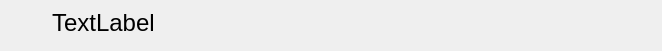
<?xml version="1.0" encoding="UTF-8"?>
<ui version="4.0">
 <class>ListItem</class>
 <widget class="QWidget" name="ListItem">
  <property name="geometry">
   <rect>
    <x>0</x>
    <y>0</y>
    <width>662</width>
    <height>51</height>
   </rect>
  </property>
  <property name="windowTitle">
   <string>Form</string>
  </property>
  <widget class="QLabel" name="icon">
   <property name="geometry">
    <rect>
     <x>0</x>
     <y>0</y>
     <width>51</width>
     <height>51</height>
    </rect>
   </property>
   <property name="text">
    <string/>
   </property>
  </widget>
  <widget class="QLabel" name="text">
   <property name="geometry">
    <rect>
     <x>52</x>
     <y>-3</y>
     <width>551</width>
     <height>51</height>
    </rect>
   </property>
   <property name="font">
    <font>
     <pointsize>18</pointsize>
    </font>
   </property>
   <property name="text">
    <string>TextLabel</string>
   </property>
  </widget>
  <widget class="QLabel" name="shortcut">
   <property name="geometry">
    <rect>
     <x>607</x>
     <y>-2</y>
     <width>41</width>
     <height>51</height>
    </rect>
   </property>
   <property name="font">
    <font>
     <pointsize>10</pointsize>
    </font>
   </property>
   <property name="text">
    <string/>
   </property>
   <property name="alignment">
    <set>Qt::AlignRight|Qt::AlignTrailing|Qt::AlignVCenter</set>
   </property>
  </widget>
 </widget>
 <resources/>
 <connections/>
</ui>
